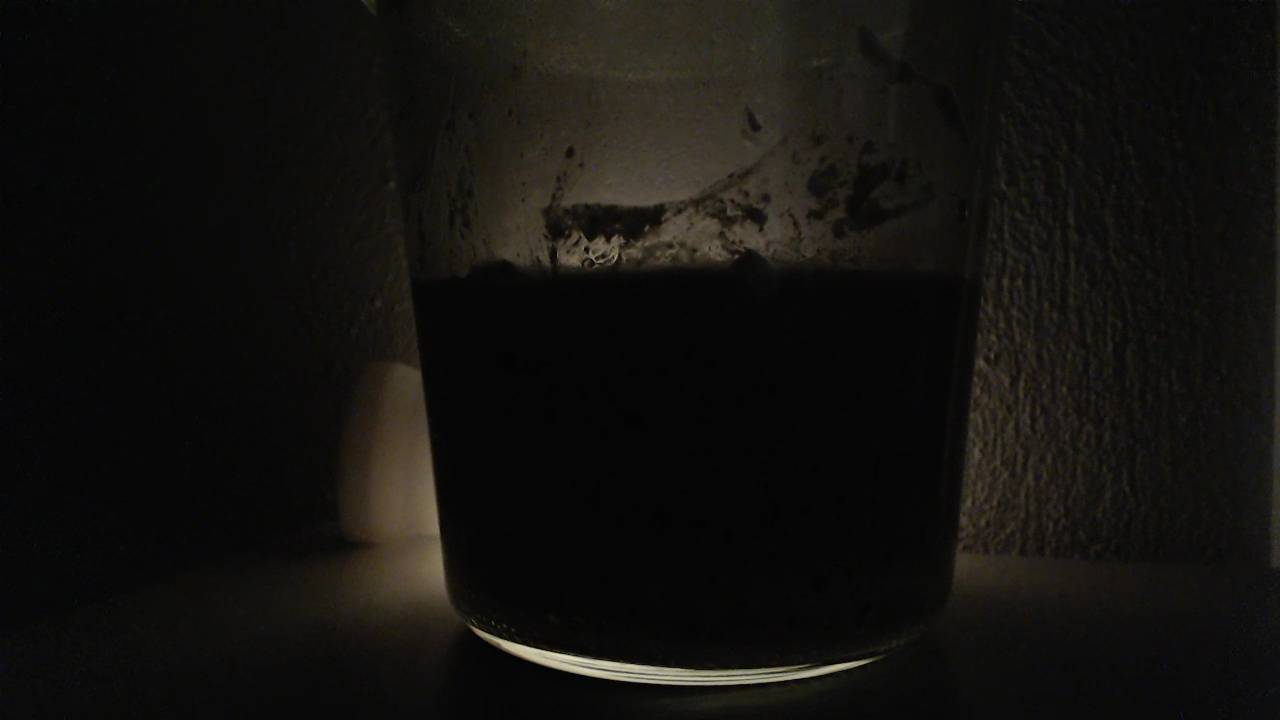
#> input picture tools/llm_bench/20261007_180151183.jpg, 1280 x 720 px
$ python -i oracle.py   (imports and definitions only)   (older library calls are emulated)
#> lines starting #> are read from the running program, lines starting #| are printed output that depends on the picture
"""Offline, non-causal jar/dough reference model and calibration loop.

Predictions are NOT ground truth. Accuracy is measured only against independently
reviewed references.json; agreement with the live detector is reported separately.
The expensive path combines scene-wide geometry, column-wise contour optimization,
and bidirectional temporal support. It never forces biological growth to be monotonic.
"""
from __future__ import annotations

import argparse
import csv
import hashlib
import html
import json
import math
import os
import re
import shutil
import subprocess
import sys
from collections import Counter, defaultdict
from datetime import datetime, timezone
from pathlib import Path

import cv2
import numpy as np

ROOT = Path(__file__).resolve().parents[1]
DEFAULT_CORPUS = ROOT / "corpus"
IMAGE_EXTENSIONS = {".jpg", ".jpeg", ".png"}
DEFAULT_PARAMETERS = {"threshold_scale": 1.0, "body_fraction": 0.7, "contrast": 8.0,
                      "temporal_minutes": 10.0}


# [6 lines left out: function save_json, not called in this run]


def load_json(path):
    return json.loads(Path(path).read_text(encoding="utf-8"))


# [22 lines left out: functions time_of, frames, image, not called in this run]


def spread(bgr):
    # Exactly the live detector's max-minus-min RGB metric, not HSV saturation.
    return bgr.max(axis=2).astype(np.int16) - bgr.min(axis=2).astype(np.int16)


# [115 lines left out: functions stats, glow_blob, regime, longest_run, warm_extent, base_row and 1 more, not called in this run]


def edge_signature(gray):
    small = cv2.resize(gray, (160, 90), interpolation=cv2.INTER_AREA)
    dx = cv2.Sobel(small, cv2.CV_32F, 1, 0)
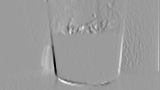
#> dx: shape (90, 160) float32; min -394, max 252, mean 0.8; drawn with min black and max white
    dy = cv2.Sobel(small, cv2.CV_32F, 0, 1)
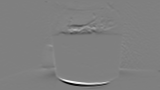
#> dy: shape (90, 160) float32; min -704, max 701, mean -0.8; drawn with min black and max white
    magnitude = np.hypot(dx, dy)
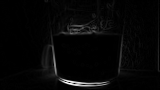
#> magnitude: shape (90, 160) float32; min 0, max 730.2, mean 20.3; drawn with min black and max white
    return magnitude / max(1e-6, float(magnitude.mean()))


# [7 lines left out: function read_inventory, not called in this run]


def references(corpus, path=None):
    file = Path(path) if path else corpus / "references.json"
    return load_json(file)["frames"] if file.is_file() else []


# [554 lines left out: functions cmd_sync, cmd_segment, cmd_geometry, frame_geometry, front_curve, cmd_infer and 9 more, not called in this run]


# [2 lines not run here, left out]

>>> import cv2
>>> picture = cv2.imread('llm_bench/20261007_180151183.jpg', cv2.IMREAD_GRAYSCALE)
>>> result = edge_signature(picture)

$ run again, on tools/llm_bench/20261008_080151182.jpg
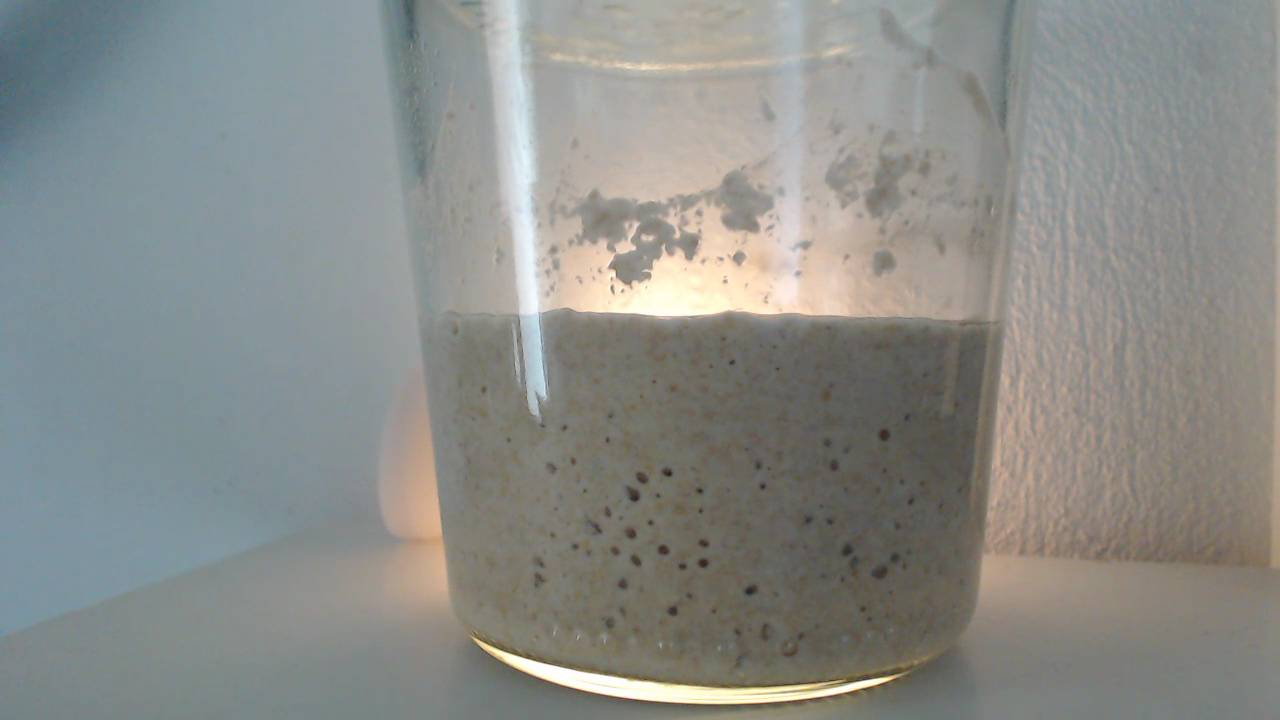
#> input picture tools/llm_bench/20261008_080151182.jpg, 1280 x 720 px
#> in edge_signature, `dy = cv2.Sobel(small, cv2.CV_32F, 0, 1)`:
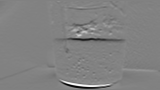
#> dy: shape (90, 160) float32; min -608, max 585, mean -2.2; drawn with min black and max white
#> in edge_signature, `magnitude = np.hypot(dx, dy)`:
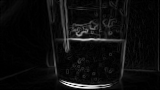
#> magnitude: shape (90, 160) float32; min 0, max 630.8, mean 34.2; drawn with min black and max white

$ run again, on tools/llm_bench/20261009_060351189.jpg
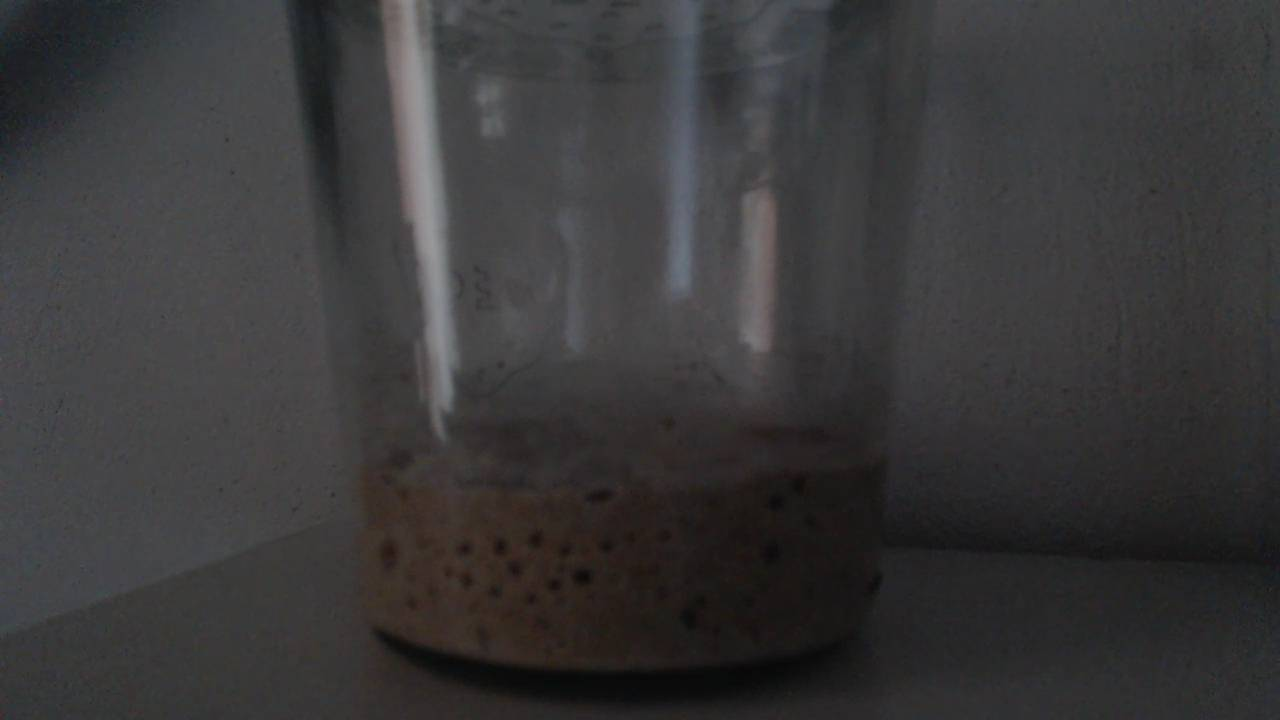
#> input picture tools/llm_bench/20261009_060351189.jpg, 1280 x 720 px
#> in edge_signature, `dy = cv2.Sobel(small, cv2.CV_32F, 0, 1)`:
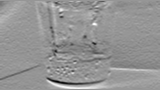
#> dy: shape (90, 160) float32; min -140, max 97, mean -1.5; drawn with min black and max white
#> in edge_signature, `magnitude = np.hypot(dx, dy)`:
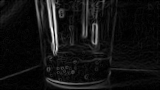
#> magnitude: shape (90, 160) float32; min 0, max 267.6, mean 19.8; drawn with min black and max white
